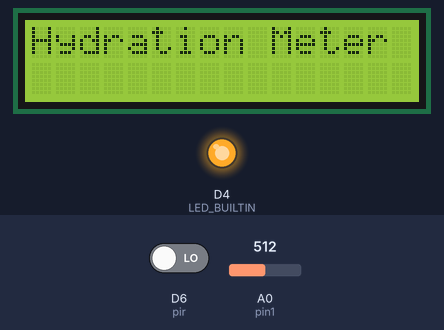
This sketch was run on a simulated ESP8266 (NodeMCU). Shown: 16×2 character LCD, output pins drawn as LEDs (lit = HIGH, except the on-board LED, lit = LOW). The test bench sets the inputs (shaded band); at power-on: D6 (pir) LOW, A0 (pin1) = 512. WiFi joins after 1.5 s; servers stay silent unless stated; uploads are accepted with an empty reply; what the sketch prints to the serial monitor is not drawn.

Above: at 1.2 s.
1.3 s: D6 (pir) driven HIGH
At 4.5 s:
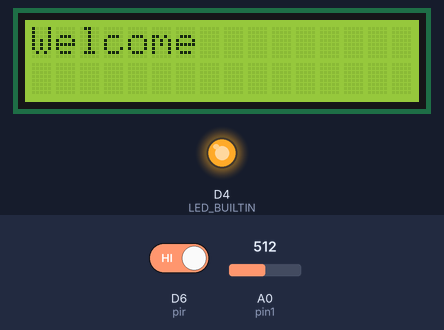
At 22.3 s:
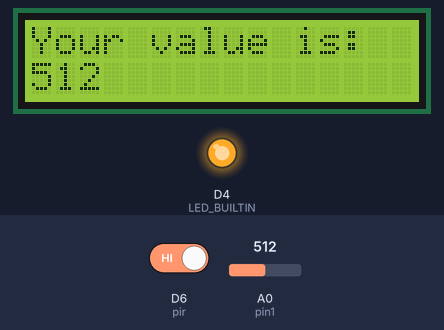
Timing chart, 0 to 23.8 s (numbered marks = the images above; inputs shaded):
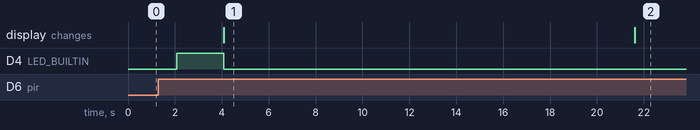

The sketch:

PIRSensorHydrationMeter.ino
```cpp
#include <ESP8266WiFi.h>
#include <WiFiClientSecure.h>
#include <LiquidCrystal_I2C.h>
#include<Wire.h>

int pir = D6; //pir input
int value;
int pin1 = A0;
int sensorPower = D8;
String cardid = "Amarnath"; //Only required for the current Google Sheet

//Creating LCD instance
LiquidCrystal_I2C lcd(0x27, 16, 2); // or 0x3F

const char* ssid = "ReapBenefit";
const char* password = "solvesmalldentbig";

//For pushing data into google sheet
const char* host = "script.google.com";                 //Do Not Change
const int httpsPort = 443;                //Do Not Change

WiFiClientSecure client;

// SHA1 fingerprint of the certificate, do not change
const char* fingerprint = "46 B2 C3 44 9C 59 09 8B 01 B6 F8 BD 4C FB 00 74 91 2F EF F6";

String GAS_ID = "AKfycbzYAanq99TNhKtw91ZmW2xO1VGF0w4dI5PA9z5v-36dNrnrt5i3"; //GAS ID is obtained after deploying your script as web app


void setup() {
  Serial.begin(115200);
  pinMode(LED_BUILTIN, OUTPUT);
  pinMode(pir, INPUT);

  lcd.init();
  lcd.backlight();
  lcd.setCursor(0, 0);
  lcd.print("Hydration Meter");

}

void wificonnect()
{
  Serial.println();
  Serial.print("connecting to ");
  Serial.println(ssid);
  WiFi.mode(WIFI_STA);
  WiFi.begin(ssid, password);
  while (WiFi.status() != WL_CONNECTED) {
    delay(500);
    Serial.print(".");
  }
  Serial.println("");
  Serial.println("WiFi connected");
  Serial.println("IP address: ");
  Serial.println(WiFi.localIP());

}

void sendData(int val, String cardid)
{
  Serial.print("connecting to ");
  Serial.println(host);
  if (client.connect(host, httpsPort)) {
    if (client.verify(fingerprint, host)) {
      Serial.println("certificate matches");
    } else {
      Serial.println("certificate doesn't match");
    }

    String string_value =  String(val, DEC);
    String string_cardid = String(cardid);
    String url = "/macros/s/" + GAS_ID + "/exec?value=" + string_value + "&cardid=" + string_cardid ;
    Serial.print("requesting URL: ");
    Serial.println(url);

    client.print(String("GET ") + url + " HTTP/1.1\r\n" +
                 "Host: " + host + "\r\n" +
                 "User-Agent: BuildFailureDetectorESP8266\r\n" +
                 "Connection: close\r\n\r\n");

    Serial.println("request sent");
    while (client.connected()) {
      String line = client.readStringUntil('\n');
      if (line == "\r") {
        Serial.println("headers received");
        break;
      }
    }
    String line = client.readStringUntil('\n');
    if (line.startsWith("{\"state\":\"success\"")) {
      Serial.println("esp8266/Arduino CI successfull!");
    } else {
      Serial.println("esp8266/Arduino CI has failed");
    }
    //Serial.println("reply was:");
    //Serial.println("==========");
    //Serial.println(line);
    //Serial.println("==========");
    Serial.println("closing connection");
  }
  else {
    Serial.println("connection failed");
    return;
  }
}

void loop() {
  delay(500);
  int state = digitalRead(pir);
  delay(1500);
  Serial.println("pir");
  if (state == 1)
  {
    digitalWrite(LED_BUILTIN, LOW);
    Serial.println("Motion Detected");

    lcd.clear();
    lcd.setCursor(0, 0);
    lcd.print("Welcome");

    delay(15000);

    digitalWrite(sensorPower, HIGH);
    delay(2000);
    value =  analogRead(pin1);
    digitalWrite(sensorPower, LOW);
    delay(500);

    lcd.clear();
    lcd.setCursor(0, 0);
    lcd.print("Your value is:");
    lcd.setCursor(0, 1);
    lcd.print(value);
    Serial.println("Your hydration value is:");
    Serial.println(value);

    wificonnect();
    delay(500);

    sendData(value, cardid);
    delay(5000);

    setup();
  }
  else
  {
    digitalWrite(LED_BUILTIN, HIGH);
    Serial.println("No motion");

  }

}
```

Measured:
- after the input at 1.3 s, the display: changes after 2.8 s (image 1)
- what the display in image 1 shows lasts 17.5 s, from 4.1 s to 21.6 s
